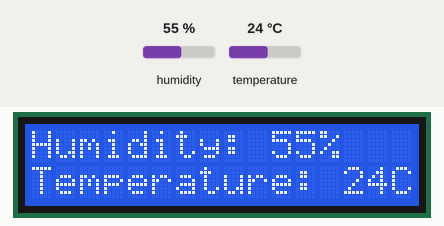
The sketch below on a simulated Arduino Uno, built with avr-gcc and run on an emulated ATmega328P. On the bench: 16×2 character LCD. The inputs (shaded band) are chosen by the test bench; at power-on: humidity 55 %, temperature 24 °C.

Above: at 1.2 s.
1.3 s: humidity set to 22 %
At 3.1 s:
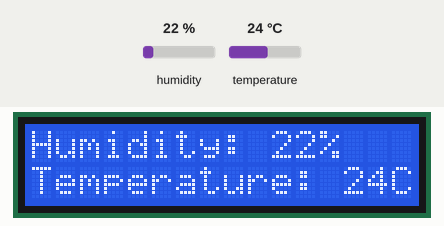
4.1 s: temperature set to 12 °C
At 5.7 s:
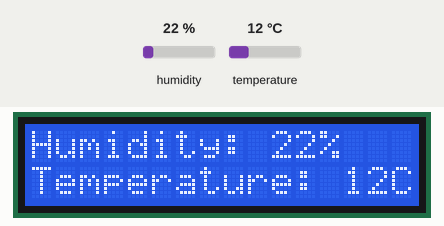
6.2 s: humidity set to 40 %
At 7.1 s:
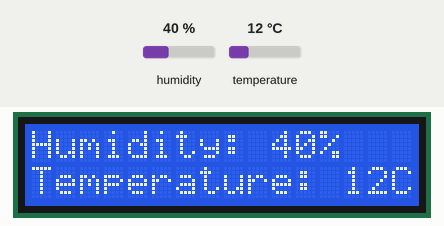
8.2 s: temperature set to 19 °C
At 9.7 s:
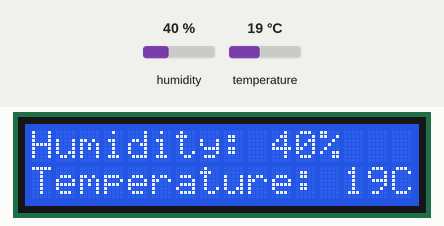
Timing chart, 0 to 11.2 s (numbered marks = the images above; inputs shaded):
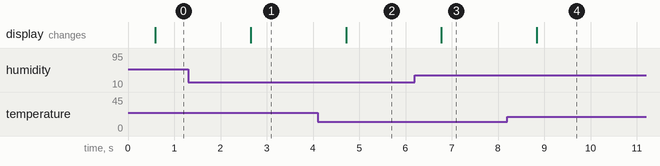

Measured:
- after the input at 1.3 s, the display: changes after 1.4 s (image 1)
- after the input at 4.1 s, the display: changes after 0.62 s (image 2)
- after the input at 6.2 s, the display: changes after 0.58 s (image 3)
- after the input at 8.2 s, the display: changes after 0.64 s (image 4)

The sketch:

sketch_aug20a.ino
```cpp
#include "DHT11.h"
#include <LiquidCrystal.h>
int rs = 7;
int en = 8;
int d4 = 9;
int d5 = 10;
int d6 = 11;
int d7 = 12;

LiquidCrystal lcd(rs,en,d4,d5, d6, d7);

int sensePin = 2;
// using DHT11 V2.1.0 library
DHT11 HT(sensePin);
int humidity;
int tempC;
int setTime = 500;

void setup()
{
    // put your setup code here, to run once:
    Serial.begin(9600);
    lcd.begin(16,2);
}

void loop()
{
    // put your main code here, to run repeatedly:
    HT.readTemperatureHumidity(tempC, humidity);
    lcd.clear();
    lcd.setCursor(0,0);
    lcd.print("Humidity: ");
    lcd.print(humidity);
    lcd.println("%   ");
    lcd.setCursor(0, 1);
    lcd.print("Temperature: ");
    lcd.print(tempC);
    lcd.println("C");
    delay(setTime);
}
```
